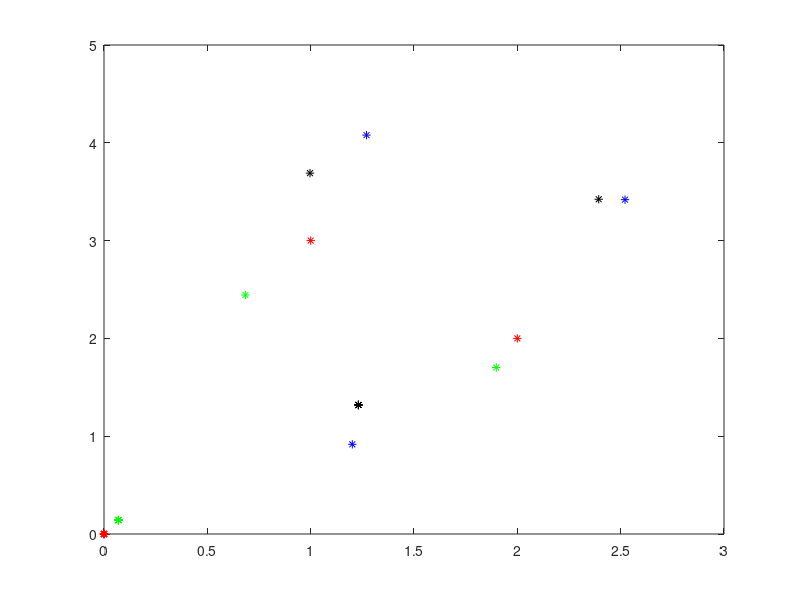

Reproduce this figure in MATLAB.
clear

Xb = [0, 2, 1, 0, 0, 0, 0, 0;
      0, 2, 3, 0, 0, 0, 0, 0];
  
x_std = 0.2;
y_std = 0.2;
trans_scale = 1;
rot_scale = 1;

a = 0.3;
Rba = [cos(a),-sin(a);
      sin(a), cos(a)];
Tba = [1;1];

CentXb = [mean(Xb(1,:));
          mean(Xb(2,:))];

for i = 1:3
    Xex(:,i) = (Rba*(Xb(:,i)-CentXb))+CentXb+Tba;
    Xa(:,i) = Xex(:,i)+[randn*x_std;randn*y_std];
end

for i = 4:length(Xb)
    Xa(:,i) = Xa(:,1);
end


CentXa = [mean(Xa(1,:));
          mean(Xa(2,:))];
      
H = zeros(2);
      
for i = 1:length(Xb)
    H = H + (Xa(:,i)-CentXa)*(Xb(:,i)-CentXb)';    
end

[Usvd,Ssvd,Vsvd] = svd(H);
Rab = real(Vsvd*Usvd');

[Veig,Deig] = eig(Rab);
Rab_scale = real(Veig*(Deig^rot_scale)*inv(Veig));

Tab = CentXb-CentXa;
Tab_scale = Tab*trans_scale;


for i = 1:length(Xb)
    Xc(:,i) = (Rab_scale*(Xa(:,i)-CentXa))+CentXa+Tab_scale;
end

plot(Xb(1,:),Xb(2,:),'*r',Xex(1,:),Xex(2,:),'*b',Xa(1,:),Xa(2,:),'*k',Xc(1,:),Xc(2,:),'*g');

